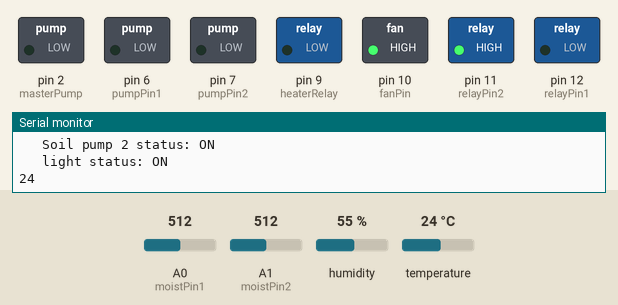
Simulated run of this sketch. Board: Arduino Uno, built with avr-gcc and run on an emulated ATmega328P. Parts: switched loads named in the sketch (green lamp = pin HIGH), the last lines printed to the serial monitor. Inputs (shaded band) come from the test bench; at power-on: A0 (moistPin1) = 512, A1 (moistPin2) = 512, humidity 55 %, temperature 24 °C. The local clock reads 2024-03-15 10:24:30 at power-on unless the sketch sets it.

Above: at 3.0 s.
3.1 s: A0 (moistPin1) set to 491
At 3.8 s:
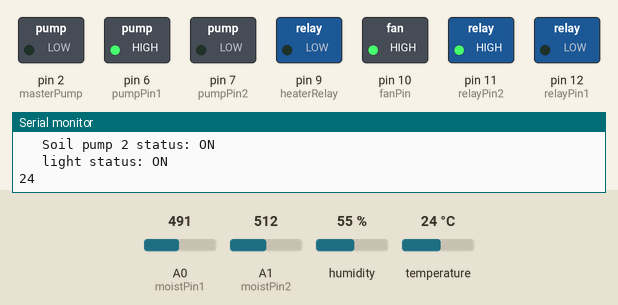
4.9 s: A1 (moistPin2) set to 481
At 6.2 s:
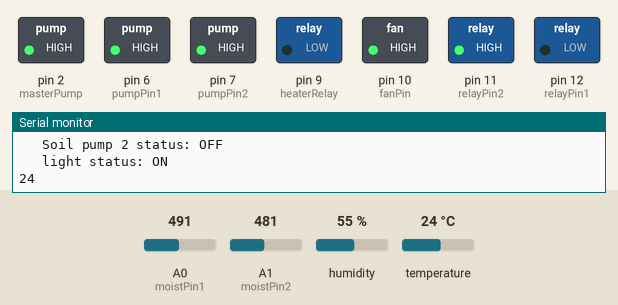
7.3 s: A0 (moistPin1) set to 510
At 8.6 s:
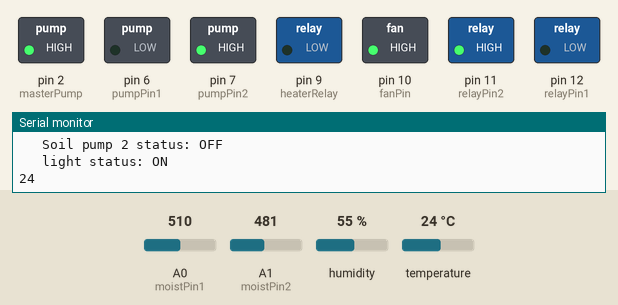
9.7 s: A0 (moistPin1) set to 490
At 11.0 s:
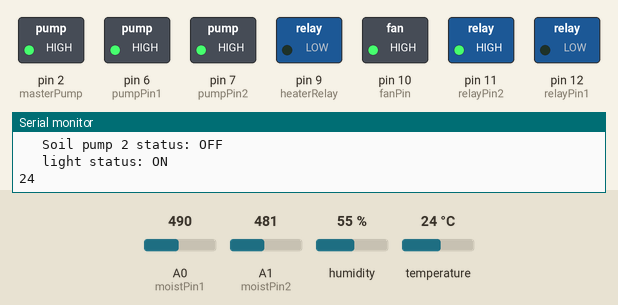
12.1 s: A0 (moistPin1) set to 716
At 13.4 s:
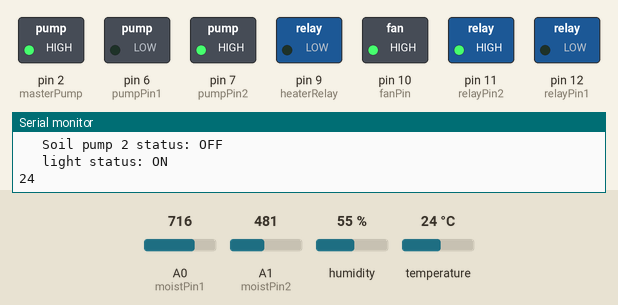
Timing chart, 0 to 15.1 s (numbered marks = the images above; inputs shaded):
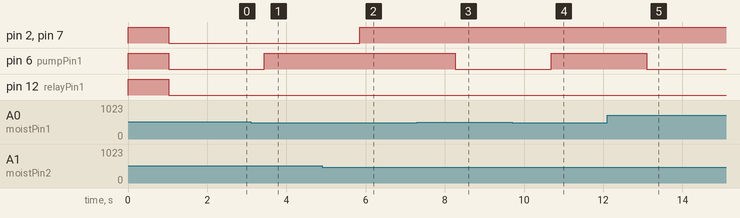

Measured:
- the behaviour switches between 500 and 499 on A0 (moistPin1) (found by bisection; images 0 and 1)
- the behaviour switches between 500 and 499 on A1 (moistPin2) (found by bisection; images 1 and 2)
- after the input at 3.1 s, pin 6 (pumpPin1): LOW → HIGH after 0.34 s
- after the input at 4.9 s, pin 2 (masterPump), pin 7 (pumpPin2): LOW → HIGH after 0.95 s
- after the input at 7.3 s, pin 6 (pumpPin1): HIGH → LOW after 0.97 s
- after the input at 9.7 s, pin 6 (pumpPin1): LOW → HIGH after 0.98 s
- after the input at 12.1 s, pin 6 (pumpPin1): HIGH → LOW after 1.0 s

The sketch:

indoduino_3_0.ino
```cpp
#include "DHT.h"
#include <Wire.h>
#include "RTClib.h"


#define DHTPIN1 3
#define DHTTYPE DHT11

DHT dht1(DHTPIN1, DHTTYPE);


RTC_DS1307 RTC;


const int moistPin1 = A0;     // moisture sensor pin
const int moistPin2 = A1;     // sencond moisture sensor pin
const int relayPin1 = 12;     // light relay pin
const int relayPin2 = 11;     //watering spike pumps
const int masterPump = 2; //pin for soil pumps
const int fanPin = 10;   //fan.
const int heaterRelay = 9;  //heater.
const int pumpPin1 = 6; //soil sensor solenoid valve
const int pumpPin2 = 7; //solenoid valve 2

int lightState = 0;
int moistState1 = 0;
int moistState2 = 0;
int pumpState1 = 0;
int pumpState2 = 0;
int Hour = 0;
int Minute = 0;
int Second = 0;
int Temp = 0;
int humid = 0;
int heatState = HIGH;
int fanState = HIGH;
long timechanged = 0;
long interval = 120000;


void setup() {


  Serial.begin(9600);

  // initialize the relay pins as outputs:
  pinMode(relayPin1, OUTPUT);
  pinMode(relayPin2, OUTPUT);
  pinMode(heaterRelay, OUTPUT);
  pinMode(fanPin, OUTPUT);
  pinMode(pumpPin1, OUTPUT);
  pinMode(pumpPin2, OUTPUT);
  pinMode(masterPump, OUTPUT);

  // initialize the moisture sensors pins as inputs:
  pinMode(moistPin1, INPUT);
  pinMode(moistPin2, INPUT);

  digitalWrite(relayPin1, HIGH);
  digitalWrite(relayPin2, HIGH);
  digitalWrite(fanPin, HIGH);
  digitalWrite(pumpPin1, HIGH);
  digitalWrite(pumpPin2, HIGH);
  digitalWrite(masterPump, HIGH);

  Wire.begin();
  RTC.begin();
  if (! RTC.isrunning()) {
    Serial.println("RTC is NOT running!");
    delay(500);

    adjustTemp();

    // following line sets the RTC to the date & time this sketch was compiled

    // RTC.adjust(DateTime(__DATE__, __TIME__));
  }
}
void loop(){


  Temp = dht1.readTemperature();
  humid = dht1.readHumidity();

  // declare declare declare!
  unsigned long currentMillis = millis();

  DateTime now = RTC.now();

  Hour = now.hour();
  Minute = now.minute();
  Second = now.second();

  delay(1000);
  // i like you... simple. simplest, yet most important function.
  lightTime();


  // two minutes before working magic again.
  if (currentMillis > (timechanged+interval)) {

    adjustTemp();

    timechanged=currentMillis;
  }


  //watering spikes
  waterPump();

  //timed water pump
  waterTime();

  //the serial output
  serialOut();

}


// 'CHA BRAH!
```

Serial_com.ino
```cpp
void serialOut() {

DateTime now = RTC.now();

Hour = now.hour();
Minute = now.minute();
Second = now.second();

unsigned long currentMillis = millis();


    Serial.println();
    Serial.print(now.year(), DEC);
    Serial.print('/');
    Serial.print(now.month(), DEC);
    Serial.print('/');
    Serial.print(now.day(), DEC);
    Serial.print(' ');
    Serial.print(now.hour(), DEC);
    Serial.print(':');
    Serial.print(now.minute(), DEC);
    Serial.print(':');
    Serial.print(now.second(), DEC);
    Serial.println();
    if (currentMillis <= 3600000){
      Serial.print("minutes: ");
      Serial.print(((currentMillis)/1000)/60)/60;
    }
    else if (currentMillis >= 3600000 && ((((currentMillis)/1000)/60)/60)/60 <= 24) {
      Serial.print("Hour: ");
      Serial.print((((currentMillis)/1000)/60)/60)/60;
    }
    else
    {
      Serial.print("day: ");
      Serial.print(((((currentMillis)/1000)/60)/60)/60)/24;
    }
    Serial.print("\n");
    if (digitalRead(relayPin2) == 0)
    Serial.print("\t Aquaponics pumps: ON");
    else
    Serial.print("\t Aquaponics pumps: OFF");
    Serial.print("\n");
    Serial.println();
    Serial.print("\n");
    Serial.print("\t Soil 1 state:");
    Serial.println(moistState1);
    Serial.print("\t Soil 2 state:");
    Serial.println(moistState2);
    Serial.println();
    Serial.print("\t humidity 1: ");
    Serial.print(humid);
    Serial.print("%\t");
    Serial.print("\n");
    Serial.print("\t temp 1: ");
    Serial.print((Temp * 1.8) + 32);
    Serial.print("\n");
    Serial.print("\n");
    if(heatState == HIGH)
    Serial.print("\t Heater status: OFF");
    else
    Serial.print("\t Heater status: ON");
    Serial.print("\n");
    if(fanState == LOW) {
    Serial.print("\t Fan status: ON");
    Serial.print("\n");
    }
    else if(fanState == HIGH)
    {
     Serial.print("\t Fan status: OFF");
     Serial.print("\n");
    }
    if(pumpState1 == 0)
    Serial.print("\t Soil pump 1 status: ON");
    else
    Serial.print("\t Soil pump 1 status: OFF");
    Serial.print("\n");
    if(pumpState2 == 0)
    Serial.print("\t Soil pump 2 status: ON");
    else if(pumpState2 == 1)
    Serial.print("\t Soil pump 2 status: OFF");
    Serial.println();
    if(lightState == 0)
    Serial.print("\t light status: ON");
    else
    Serial.print("\t light status: OFF");
    Serial.print("\n");
    Serial.print(Temp);

}
```

sensor_water.ino
```cpp
void waterPump() {

  // available pins 4,5,8,13
  // read the state of the moisture sensor value:
  moistState1 = analogRead(moistPin1);
  moistState2 = analogRead(moistPin2);
  // check if the sensors are high.

  if (moistState1 >= 500 )  {
    digitalWrite(masterPump, LOW);
    digitalWrite(pumpPin1, LOW);
    pumpState1 = LOW;
  }
  else {
    digitalWrite(masterPump, HIGH);
    digitalWrite(pumpPin1, HIGH);
    pumpState1 = HIGH;

  }

  // repeat process above with second sensor.
  if (moistState2 >= 500) {
    digitalWrite(masterPump, LOW);

    digitalWrite(pumpPin2, LOW);
    pumpState2 = LOW;
  }

  else {
    digitalWrite(masterPump, HIGH);
    digitalWrite(pumpPin2, HIGH);
    pumpState2 = HIGH;
  }

}
```

temp_management.ino
```cpp
void adjustTemp() {

  Temp = dht1.readTemperature();
  humid = dht1.readHumidity();

  if (Temp < 20) {
    digitalWrite(heaterRelay, LOW);

    digitalWrite(fanPin, HIGH);
    heatState = LOW;
    fanState = HIGH;
  }
  else if (Temp > 26 || humid > 54 && Temp > 21) {
    digitalWrite(fanPin, LOW);
    digitalWrite(heaterRelay, HIGH);
    heatState = HIGH;
    fanState = LOW;
  }
  else {
    digitalWrite(fanPin, HIGH);
    digitalWrite(heaterRelay, HIGH);
    heatState = HIGH;
    fanState = HIGH;
  }


}
```

timed_light.ino
```cpp
void lightTime() {

if (Hour > 6 && Hour < 19) {
  digitalWrite(relayPin1, LOW);
  lightState = LOW;
     }
else {
  digitalWrite(relayPin1, HIGH);
  lightState = HIGH;
     }
}
```

water_time.ino
```cpp
void waterTime() {

    if (Minute < 15)
    digitalWrite(relayPin2, LOW);
    else
    digitalWrite(relayPin2, HIGH);

}
```
